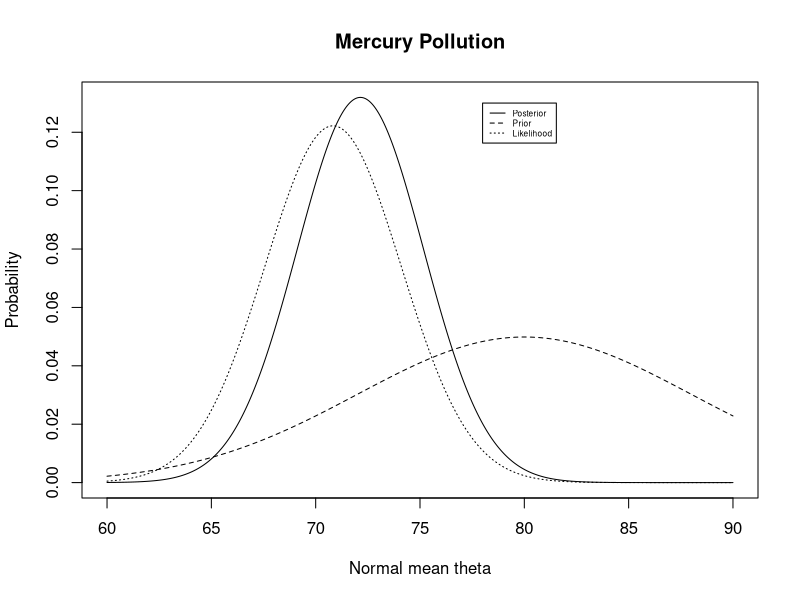

Generate this figure with R:
# Mercury Example

# Bayesian approach
halflife <- c(52,69,73,88,87,56)
sigma <- 8
priormu <- 80
priornu <- 8
xbar <- mean(halflife)
n <- length(halflife)
wt <- sigma^2 / (sigma^2 + n*priornu^2)
postmu <- wt*priormu + (1-wt)*xbar
postnu <- sqrt( (sigma^2)*(priornu^2) / (sigma^2 + n*priornu^2) )
theta <- seq(60,90,length=1000)
dtheta <- theta[2] - theta[1]  # approx 30/1000
yprior <- dnorm(theta,priormu,priornu)
ypost <- dnorm(theta,postmu,postnu)

# Check numerical stuff
sum(ypost*dtheta)
postnu

# Posterior mean = E(theta | data) where our model says X~N(theta,sigma)
postmu                   # exact (derived) posterior mean
sum(theta*ypost*dtheta)  # approximate (numerical) posterior mean

# Pr(theta < 80 | data)
sum(ypost[theta<80]*dtheta)  # exact (derived) probability
pnorm(80,postmu,postnu)      # approximate (numerical) probability

# 95% credible interval for theta
qnorm(.025,postmu,postnu)    # exact (derived) interval
qnorm(.975,postmu,postnu)
lowertail <- max(theta[cumsum(ypost*dtheta)<.025])  # approx (numerical)
uppertail <- min(theta[cumsum(ypost*dtheta)>.975])  #   interval
lowertail; uppertail

sumdata <- sum(halflife)
sumdatasq <- sum(halflife^2)
ylikeli <- exp((-sumdatasq + 2*theta*sumdata - n*theta^2) / (2*sigma^2))
ylikelihood <- ylikeli/(sum(ylikeli)*dtheta)  # Divide by area under curve
bayes2 <- data.frame(theta,yprior,ylikelihood,ypost)
plot(theta,ypost,type="l", ylim=c(0,max(ypost,ylikelihood,yprior)),
     xlab="Normal mean theta",
     ylab="Probability")
title("Mercury Pollution")
legend(78,.13,c("Posterior","Prior","Likelihood"),lty=c(1,2,3),cex=0.5)
lines(theta,ylikelihood,lty=3)
lines(theta,yprior,lty=2)

# Frequentist (classical) approach
z <- (xbar-80) / (sigma / sqrt(n))
pvalue <- pnorm(z,0,1)
lower.bound <- xbar - 1.96*sigma/sqrt(n)
upper.bound <- xbar + 1.96*sigma/sqrt(n)
z; pvalue; lower.bound; upper.bound
lowertail; uppertail
